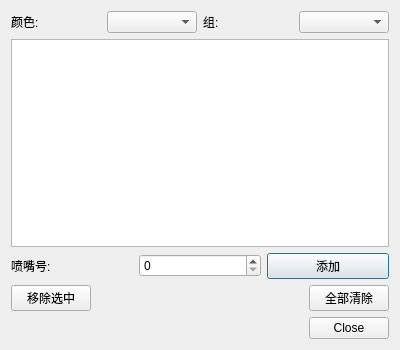
<?xml version="1.0" encoding="UTF-8"?>
<ui version="4.0">
 <class>LackJetDialog</class>
 <widget class="QDialog" name="LackJetDialog">
  <property name="geometry">
   <rect>
    <x>0</x>
    <y>0</y>
    <width>400</width>
    <height>350</height>
   </rect>
  </property>
  <property name="windowTitle">
   <string>缺嘴补偿</string>
  </property>
  <layout class="QVBoxLayout" name="verticalLayout">
   <item>
    <layout class="QHBoxLayout" name="horizontalLayout">
     <item>
      <widget class="QLabel" name="label">
       <property name="text">
        <string>颜色:</string>
       </property>
      </widget>
     </item>
     <item>
      <widget class="QComboBox" name="comboColor"/>
     </item>
     <item>
      <widget class="QLabel" name="label_2">
       <property name="text">
        <string>组:</string>
       </property>
      </widget>
     </item>
     <item>
      <widget class="QComboBox" name="comboGroup"/>
     </item>
    </layout>
   </item>
   <item>
    <widget class="QListWidget" name="listWidgetJets"/>
   </item>
   <item>
    <layout class="QHBoxLayout" name="horizontalLayout_2">
     <item>
      <widget class="QLabel" name="label_3">
       <property name="text">
        <string>喷嘴号:</string>
       </property>
      </widget>
     </item>
     <item>
      <widget class="QSpinBox" name="spinBoxLackJet">
       <property name="maximum">
        <number>9999</number>
       </property>
      </widget>
     </item>
     <item>
      <widget class="QPushButton" name="buttonAdd">
       <property name="text">
        <string>添加</string>
       </property>
      </widget>
     </item>
    </layout>
   </item>
   <item>
    <layout class="QHBoxLayout" name="horizontalLayout_3">
     <item>
      <widget class="QPushButton" name="buttonRemove">
       <property name="text">
        <string>移除选中</string>
       </property>
      </widget>
     </item>
     <item>
      <spacer name="horizontalSpacer">
       <property name="orientation">
        <enum>Qt::Horizontal</enum>
       </property>
       <property name="sizeHint" stdset="0">
        <size>
         <width>40</width>
         <height>20</height>
        </size>
       </property>
      </spacer>
     </item>
     <item>
      <widget class="QPushButton" name="buttonClearAll">
       <property name="text">
        <string>全部清除</string>
       </property>
      </widget>
     </item>
    </layout>
   </item>
   <item>
    <widget class="QDialogButtonBox" name="buttonBox">
     <property name="orientation">
      <enum>Qt::Horizontal</enum>
     </property>
     <property name="standardButtons">
      <set>QDialogButtonBox::Close</set>
     </property>
    </widget>
   </item>
  </layout>
 </widget>
 <resources/>
 <connections>
  <connection>
   <sender>buttonBox</sender>
   <signal>accepted()</signal>
   <receiver>LackJetDialog</receiver>
   <slot>accept()</slot>
   <hints>
    <hint type="sourcelabel">
     <x>248</x>
     <y>254</y>
    </hint>
    <hint type="destinationlabel">
     <x>157</x>
     <y>274</y>
    </hint>
   </hints>
  </connection>
  <connection>
   <sender>buttonBox</sender>
   <signal>rejected()</signal>
   <receiver>LackJetDialog</receiver>
   <slot>reject()</slot>
   <hints>
    <hint type="sourcelabel">
     <x>316</x>
     <y>260</y>
    </hint>
    <hint type="destinationlabel">
     <x>286</x>
     <y>274</y>
    </hint>
   </hints>
  </connection>
 </connections>
</ui>
